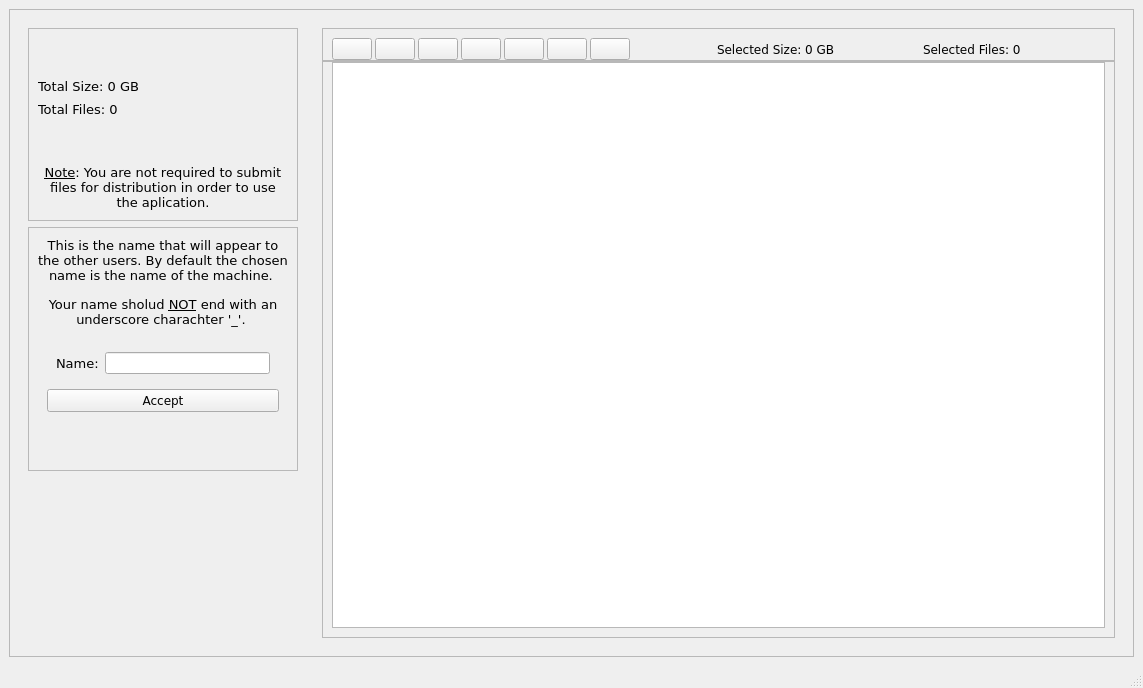
<?xml version="1.0" encoding="UTF-8"?>
<ui version="4.0">
 <class>StartWindow</class>
 <widget class="QMainWindow" name="StartWindow">
  <property name="geometry">
   <rect>
    <x>0</x>
    <y>0</y>
    <width>1143</width>
    <height>688</height>
   </rect>
  </property>
  <property name="windowTitle">
   <string>FileTransfer</string>
  </property>
  <property name="windowIcon">
   <iconset resource="../../icons/icons.qrc">
    <normaloff>:/windowIcons/appIcon</normaloff>:/windowIcons/appIcon</iconset>
  </property>
  <widget class="QWidget" name="centralwidget">
   <layout class="QGridLayout" name="gridLayout">
    <item row="0" column="0">
     <widget class="QFrame" name="mainFrame">
      <property name="frameShape">
       <enum>QFrame::StyledPanel</enum>
      </property>
      <property name="frameShadow">
       <enum>QFrame::Raised</enum>
      </property>
      <layout class="QGridLayout" name="mainGridLayout">
       <item row="0" column="0">
        <widget class="QFrame" name="leftFrame">
         <layout class="QVBoxLayout" name="leftVerticalLayout">
          <item>
           <widget class="QFrame" name="noteFrame">
            <property name="frameShape">
             <enum>QFrame::StyledPanel</enum>
            </property>
            <property name="frameShadow">
             <enum>QFrame::Raised</enum>
            </property>
            <layout class="QVBoxLayout" name="noteVerticalLayout">
             <item>
              <spacer name="verticalSpacer">
               <property name="orientation">
                <enum>Qt::Vertical</enum>
               </property>
               <property name="sizeHint" stdset="0">
                <size>
                 <width>20</width>
                 <height>40</height>
                </size>
               </property>
              </spacer>
             </item>
             <item>
              <widget class="QLabel" name="totalSizeLabel">
               <property name="font">
                <font>
                 <family>Verdana</family>
                 <pointsize>10</pointsize>
                </font>
               </property>
               <property name="text">
                <string>Total Size: 0 GB</string>
               </property>
              </widget>
             </item>
             <item>
              <widget class="QLabel" name="totalFilesLabel">
               <property name="font">
                <font>
                 <family>Verdana</family>
                 <pointsize>10</pointsize>
                </font>
               </property>
               <property name="text">
                <string>Total Files: 0</string>
               </property>
              </widget>
             </item>
             <item>
              <spacer name="verticalSpacer_4">
               <property name="orientation">
                <enum>Qt::Vertical</enum>
               </property>
               <property name="sizeHint" stdset="0">
                <size>
                 <width>20</width>
                 <height>40</height>
                </size>
               </property>
              </spacer>
             </item>
             <item>
              <widget class="QLabel" name="noteLabel">
               <property name="font">
                <font>
                 <family>Verdana</family>
                 <pointsize>10</pointsize>
                </font>
               </property>
               <property name="text">
                <string>&lt;html&gt;&lt;head/&gt;&lt;body&gt;&lt;p align=&quot;center&quot;&gt;&lt;span style=&quot; font-size:10pt; text-decoration: underline;&quot;&gt;Note&lt;/span&gt;&lt;span style=&quot; font-size:10pt;&quot;&gt;: You are not required to submit files for distribution in order to use the aplication.&lt;/span&gt;&lt;/p&gt;&lt;/body&gt;&lt;/html&gt;</string>
               </property>
               <property name="scaledContents">
                <bool>true</bool>
               </property>
               <property name="wordWrap">
                <bool>true</bool>
               </property>
              </widget>
             </item>
            </layout>
           </widget>
          </item>
          <item>
           <widget class="QFrame" name="downFrame">
            <property name="sizePolicy">
             <sizepolicy hsizetype="Fixed" vsizetype="Fixed">
              <horstretch>0</horstretch>
              <verstretch>0</verstretch>
             </sizepolicy>
            </property>
            <property name="frameShape">
             <enum>QFrame::StyledPanel</enum>
            </property>
            <property name="frameShadow">
             <enum>QFrame::Raised</enum>
            </property>
            <layout class="QVBoxLayout" name="downVerticalLayout">
             <item>
              <widget class="QLabel" name="nameTextLabel">
               <property name="sizePolicy">
                <sizepolicy hsizetype="Minimum" vsizetype="Preferred">
                 <horstretch>0</horstretch>
                 <verstretch>0</verstretch>
                </sizepolicy>
               </property>
               <property name="font">
                <font>
                 <family>Verdana</family>
                 <pointsize>10</pointsize>
                </font>
               </property>
               <property name="text">
                <string>&lt;html&gt;&lt;head/&gt;&lt;body&gt;&lt;p align=&quot;center&quot;&gt;This is the name that will appear to the other users. By default the chosen name is the name of the machine. &lt;/p&gt;&lt;p align=&quot;center&quot;&gt;Your name sholud &lt;span style=&quot; text-decoration: underline;&quot;&gt;NOT&lt;/span&gt; end with an underscore charachter '_'. &lt;/p&gt;&lt;/body&gt;&lt;/html&gt;</string>
               </property>
               <property name="scaledContents">
                <bool>true</bool>
               </property>
               <property name="wordWrap">
                <bool>true</bool>
               </property>
              </widget>
             </item>
             <item>
              <widget class="QFrame" name="acceptFrame">
               <layout class="QVBoxLayout" name="acceptVerticalLayout">
                <item>
                 <widget class="QFrame" name="nameFrame">
                  <layout class="QHBoxLayout" name="nameHorizontalLayout">
                   <item>
                    <widget class="QLabel" name="nameLabel">
                     <property name="font">
                      <font>
                       <family>Verdana</family>
                       <pointsize>10</pointsize>
                      </font>
                     </property>
                     <property name="text">
                      <string>Name:</string>
                     </property>
                    </widget>
                   </item>
                   <item>
                    <widget class="QLineEdit" name="nameEdit"/>
                   </item>
                  </layout>
                 </widget>
                </item>
                <item>
                 <widget class="QPushButton" name="acceptButton">
                  <property name="font">
                   <font>
                    <family>Verdana</family>
                    <pointsize>9</pointsize>
                   </font>
                  </property>
                  <property name="cursor">
                   <cursorShape>PointingHandCursor</cursorShape>
                  </property>
                  <property name="text">
                   <string>Accept</string>
                  </property>
                 </widget>
                </item>
               </layout>
              </widget>
             </item>
             <item>
              <spacer name="verticalSpacer_2">
               <property name="orientation">
                <enum>Qt::Vertical</enum>
               </property>
               <property name="sizeHint" stdset="0">
                <size>
                 <width>20</width>
                 <height>40</height>
                </size>
               </property>
              </spacer>
             </item>
            </layout>
           </widget>
          </item>
          <item>
           <spacer name="verticalSpacer_3">
            <property name="orientation">
             <enum>Qt::Vertical</enum>
            </property>
            <property name="sizeHint" stdset="0">
             <size>
              <width>20</width>
              <height>40</height>
             </size>
            </property>
           </spacer>
          </item>
         </layout>
        </widget>
       </item>
       <item row="0" column="1">
        <widget class="QFrame" name="rightFame">
         <layout class="QVBoxLayout" name="rightVerticalLayout">
          <property name="spacing">
           <number>0</number>
          </property>
          <item>
           <widget class="QFrame" name="buttonsFrame">
            <property name="frameShape">
             <enum>QFrame::StyledPanel</enum>
            </property>
            <property name="frameShadow">
             <enum>QFrame::Raised</enum>
            </property>
            <layout class="QHBoxLayout" name="buttonsHorizontalLayout">
             <property name="spacing">
              <number>3</number>
             </property>
             <property name="bottomMargin">
              <number>0</number>
             </property>
             <item>
              <widget class="QPushButton" name="openButton">
               <property name="cursor">
                <cursorShape>PointingHandCursor</cursorShape>
               </property>
               <property name="text">
                <string/>
               </property>
               <property name="icon">
                <iconset resource="../../icons/icons.qrc">
                 <normaloff>:/buttonIcons/openIcon</normaloff>:/buttonIcons/openIcon</iconset>
               </property>
               <property name="iconSize">
                <size>
                 <width>48</width>
                 <height>25</height>
                </size>
               </property>
              </widget>
             </item>
             <item>
              <widget class="QPushButton" name="saveButton">
               <property name="sizePolicy">
                <sizepolicy hsizetype="Preferred" vsizetype="Fixed">
                 <horstretch>0</horstretch>
                 <verstretch>0</verstretch>
                </sizepolicy>
               </property>
               <property name="cursor">
                <cursorShape>PointingHandCursor</cursorShape>
               </property>
               <property name="text">
                <string/>
               </property>
               <property name="icon">
                <iconset resource="../../icons/icons.qrc">
                 <normaloff>:/buttonIcons/saveAsIcon</normaloff>:/buttonIcons/saveAsIcon</iconset>
               </property>
               <property name="iconSize">
                <size>
                 <width>48</width>
                 <height>25</height>
                </size>
               </property>
              </widget>
             </item>
             <item>
              <widget class="QPushButton" name="saveAsButton">
               <property name="cursor">
                <cursorShape>PointingHandCursor</cursorShape>
               </property>
               <property name="text">
                <string/>
               </property>
               <property name="icon">
                <iconset resource="../../icons/icons.qrc">
                 <normaloff>:/buttonIcons/saveIcon</normaloff>:/buttonIcons/saveIcon</iconset>
               </property>
               <property name="iconSize">
                <size>
                 <width>48</width>
                 <height>25</height>
                </size>
               </property>
              </widget>
             </item>
             <item>
              <widget class="QPushButton" name="undoButton">
               <property name="sizePolicy">
                <sizepolicy hsizetype="Preferred" vsizetype="Fixed">
                 <horstretch>0</horstretch>
                 <verstretch>0</verstretch>
                </sizepolicy>
               </property>
               <property name="cursor">
                <cursorShape>PointingHandCursor</cursorShape>
               </property>
               <property name="text">
                <string/>
               </property>
               <property name="icon">
                <iconset resource="../../icons/icons.qrc">
                 <normaloff>:/buttonIcons/undoIcon</normaloff>:/buttonIcons/undoIcon</iconset>
               </property>
               <property name="iconSize">
                <size>
                 <width>48</width>
                 <height>25</height>
                </size>
               </property>
              </widget>
             </item>
             <item>
              <widget class="QPushButton" name="redoButton">
               <property name="sizePolicy">
                <sizepolicy hsizetype="Preferred" vsizetype="Fixed">
                 <horstretch>0</horstretch>
                 <verstretch>0</verstretch>
                </sizepolicy>
               </property>
               <property name="cursor">
                <cursorShape>PointingHandCursor</cursorShape>
               </property>
               <property name="text">
                <string/>
               </property>
               <property name="icon">
                <iconset resource="../../icons/icons.qrc">
                 <normaloff>:/buttonIcons/redoIcon</normaloff>:/buttonIcons/redoIcon</iconset>
               </property>
               <property name="iconSize">
                <size>
                 <width>48</width>
                 <height>25</height>
                </size>
               </property>
              </widget>
             </item>
             <item>
              <widget class="QPushButton" name="addButton">
               <property name="sizePolicy">
                <sizepolicy hsizetype="Preferred" vsizetype="Fixed">
                 <horstretch>0</horstretch>
                 <verstretch>0</verstretch>
                </sizepolicy>
               </property>
               <property name="cursor">
                <cursorShape>PointingHandCursor</cursorShape>
               </property>
               <property name="text">
                <string/>
               </property>
               <property name="icon">
                <iconset resource="../../icons/icons.qrc">
                 <normaloff>:/buttonIcons/addIcon</normaloff>:/buttonIcons/addIcon</iconset>
               </property>
               <property name="iconSize">
                <size>
                 <width>48</width>
                 <height>25</height>
                </size>
               </property>
              </widget>
             </item>
             <item>
              <widget class="QPushButton" name="deleteButton">
               <property name="sizePolicy">
                <sizepolicy hsizetype="Preferred" vsizetype="Fixed">
                 <horstretch>0</horstretch>
                 <verstretch>0</verstretch>
                </sizepolicy>
               </property>
               <property name="cursor">
                <cursorShape>PointingHandCursor</cursorShape>
               </property>
               <property name="text">
                <string/>
               </property>
               <property name="icon">
                <iconset resource="../../icons/icons.qrc">
                 <normaloff>:/buttonIcons/deleteIcon</normaloff>:/buttonIcons/deleteIcon</iconset>
               </property>
               <property name="iconSize">
                <size>
                 <width>48</width>
                 <height>25</height>
                </size>
               </property>
               <property name="checkable">
                <bool>false</bool>
               </property>
              </widget>
             </item>
             <item>
              <spacer name="horizontalSpacer_2">
               <property name="orientation">
                <enum>Qt::Horizontal</enum>
               </property>
               <property name="sizeHint" stdset="0">
                <size>
                 <width>40</width>
                 <height>20</height>
                </size>
               </property>
              </spacer>
             </item>
             <item>
              <widget class="QLabel" name="selectedSizeLabel">
               <property name="font">
                <font>
                 <family>Verdana</family>
                 <pointsize>9</pointsize>
                </font>
               </property>
               <property name="text">
                <string>Selected Size: 0 GB</string>
               </property>
              </widget>
             </item>
             <item>
              <spacer name="horizontalSpacer_3">
               <property name="orientation">
                <enum>Qt::Horizontal</enum>
               </property>
               <property name="sizeHint" stdset="0">
                <size>
                 <width>40</width>
                 <height>20</height>
                </size>
               </property>
              </spacer>
             </item>
             <item>
              <widget class="QLabel" name="selectedFilesLabel">
               <property name="font">
                <font>
                 <family>Verdana</family>
                 <pointsize>9</pointsize>
                </font>
               </property>
               <property name="text">
                <string>Selected Files: 0</string>
               </property>
              </widget>
             </item>
             <item>
              <spacer name="horizontalSpacer">
               <property name="orientation">
                <enum>Qt::Horizontal</enum>
               </property>
               <property name="sizeHint" stdset="0">
                <size>
                 <width>40</width>
                 <height>20</height>
                </size>
               </property>
              </spacer>
             </item>
            </layout>
           </widget>
          </item>
          <item>
           <widget class="QFrame" name="treeFrame">
            <property name="frameShape">
             <enum>QFrame::StyledPanel</enum>
            </property>
            <property name="frameShadow">
             <enum>QFrame::Raised</enum>
            </property>
            <layout class="QGridLayout" name="treeGridLayout">
             <property name="topMargin">
              <number>0</number>
             </property>
             <item row="0" column="0">
              <widget class="QTreeView" name="treeView">
               <property name="cursor" stdset="0">
                <cursorShape>PointingHandCursor</cursorShape>
               </property>
              </widget>
             </item>
            </layout>
           </widget>
          </item>
         </layout>
        </widget>
       </item>
      </layout>
     </widget>
    </item>
   </layout>
  </widget>
  <widget class="QStatusBar" name="statusbar"/>
 </widget>
 <resources>
  <include location="../../icons/icons.qrc"/>
 </resources>
 <connections/>
</ui>
